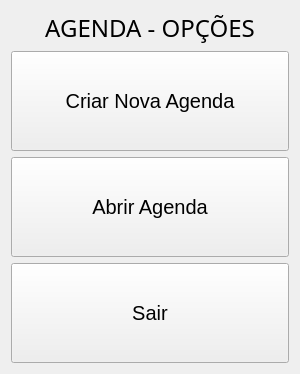
<?xml version="1.0" encoding="UTF-8"?>
<ui version="4.0">
 <class>TelaDeOpcoes</class>
 <widget class="QWidget" name="TelaDeOpcoes">
  <property name="geometry">
   <rect>
    <x>0</x>
    <y>0</y>
    <width>300</width>
    <height>357</height>
   </rect>
  </property>
  <property name="windowTitle">
   <string>Form</string>
  </property>
  <layout class="QGridLayout" name="gridLayout">
   <item row="0" column="0">
    <widget class="QLabel" name="label">
     <property name="font">
      <font>
       <family>Arial Rounded MT Bold</family>
       <pointsize>18</pointsize>
       <weight>50</weight>
       <bold>false</bold>
      </font>
     </property>
     <property name="text">
      <string>AGENDA - OPÇÕES</string>
     </property>
     <property name="alignment">
      <set>Qt::AlignCenter</set>
     </property>
    </widget>
   </item>
   <item row="1" column="0">
    <widget class="QPushButton" name="CriarNovaAgenda">
     <property name="minimumSize">
      <size>
       <width>0</width>
       <height>100</height>
      </size>
     </property>
     <property name="font">
      <font>
       <pointsize>15</pointsize>
      </font>
     </property>
     <property name="text">
      <string>Criar Nova Agenda</string>
     </property>
    </widget>
   </item>
   <item row="2" column="0">
    <widget class="QPushButton" name="AbrirAgenda">
     <property name="minimumSize">
      <size>
       <width>0</width>
       <height>100</height>
      </size>
     </property>
     <property name="font">
      <font>
       <pointsize>15</pointsize>
      </font>
     </property>
     <property name="text">
      <string>Abrir Agenda</string>
     </property>
    </widget>
   </item>
   <item row="3" column="0">
    <widget class="QPushButton" name="Sair">
     <property name="minimumSize">
      <size>
       <width>0</width>
       <height>100</height>
      </size>
     </property>
     <property name="font">
      <font>
       <pointsize>15</pointsize>
      </font>
     </property>
     <property name="text">
      <string>Sair</string>
     </property>
    </widget>
   </item>
  </layout>
 </widget>
 <resources/>
 <connections/>
</ui>
